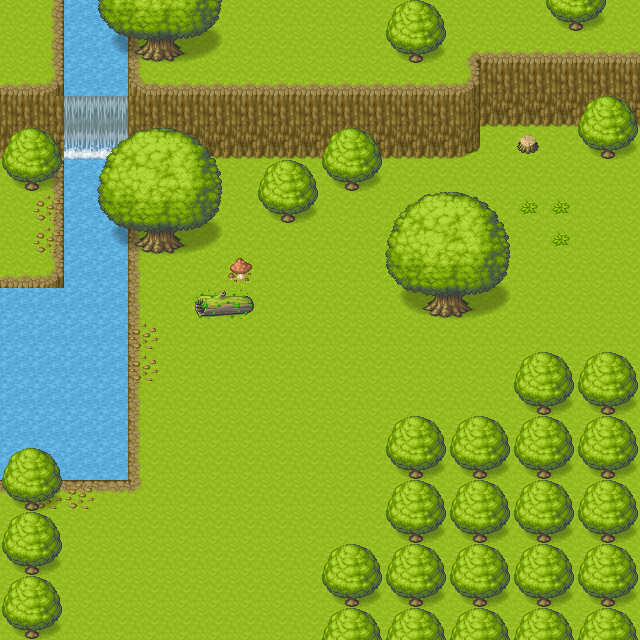

A level layout from a 2D game, rendered from its tile map. Below: a short description, then the map file with its tile-grid data intact:
An orthogonal 20x20 tile map with 32x32 px tiles, 5 tile layers (ground, ground2 , ground3 undertree, ground4, ...), 3 tilesets and 13 objects.

<map version="1.2" tiledversion="1.3.2" orientation="orthogonal" renderorder="right-up" compressionlevel="0" width="20" height="20" tilewidth="32" tileheight="32" infinite="0" nextlayerid="7" nextobjectid="49">
 <tileset firstgid="1" source="../tsx/dungeonchip.tsx" />
 <tileset firstgid="329" source="../tsx/kawa2.tsx" />
 <tileset firstgid="369" source="../tsx/taki.tsx" />
 <layer id="1" name="ground" width="20" height="20">
  <data encoding="csv">
1,1,368,368,1,1,1,1,1,1,1,1,1,1,1,1,1,1,1,1,
1,1,368,368,1,1,1,1,1,1,1,1,1,1,1,1,1,1,1,1,
1,1,368,368,1,1,1,1,1,1,1,1,1,1,1,1,1,1,1,1,
1,1,368,368,1,1,1,1,1,1,1,1,1,1,1,1,1,1,1,1,
1,1,368,368,1,1,1,1,1,1,1,1,1,1,1,1,1,1,1,1,
1,1,368,368,1,1,1,1,1,1,1,1,1,1,1,1,1,1,1,1,
1,1,368,368,1,1,1,1,1,1,1,1,1,1,1,1,1,1,1,1,
1,1,368,368,1,1,1,1,1,1,1,1,1,1,1,1,1,1,1,1,
1,1,368,368,1,1,1,1,1,1,1,1,1,1,1,1,1,1,1,1,
368,368,368,368,1,1,1,1,1,1,1,1,1,1,1,1,1,1,1,1,
368,368,368,368,1,1,1,1,1,1,1,1,1,1,1,1,1,1,1,1,
368,368,368,368,1,1,1,1,1,1,1,1,1,1,1,1,1,1,1,1,
368,368,368,368,1,1,1,1,1,1,1,1,1,1,1,1,1,1,1,1,
368,368,368,368,1,1,1,1,1,1,1,1,1,1,1,1,1,1,1,1,
368,368,368,368,1,1,1,1,1,1,1,1,1,1,1,1,1,1,1,1,
1,1,1,1,1,1,1,1,1,1,1,1,1,1,1,1,1,1,1,1,
1,1,1,1,1,1,1,1,1,1,1,1,1,1,1,1,1,1,1,1,
1,1,1,1,1,1,1,1,1,1,1,1,1,1,1,1,1,1,1,1,
1,1,1,1,1,1,1,1,1,1,1,1,1,1,1,1,1,1,1,1,
1,1,1,1,1,1,1,1,1,1,1,1,1,1,1,1,1,1,1,1
</data>
 </layer>
 <layer id="2" name="ground2 " width="20" height="20">
  <data encoding="csv">
0,115,0,0,113,0,0,0,0,0,0,0,0,0,0,0,0,0,0,0,
0,115,0,0,113,0,0,0,0,0,0,0,0,0,108,122,122,122,122,122,
122,123,0,0,121,122,122,122,122,122,122,122,122,122,123,130,130,130,130,130,
130,130,130,130,130,130,130,130,130,130,130,130,130,130,131,138,138,138,138,138,
138,138,138,138,138,138,138,138,138,138,138,138,138,138,139,0,278,0,0,0,
0,115,0,0,113,0,0,0,0,0,0,0,0,0,0,0,0,0,0,0,
0,115,0,0,113,0,0,0,0,0,0,0,0,0,0,0,294,294,0,0,
0,115,0,0,113,0,0,0,0,0,0,0,0,0,0,0,0,294,0,0,
122,123,0,0,113,0,0,299,0,0,0,0,0,0,0,0,0,0,0,0,
0,0,0,0,113,0,289,290,0,0,0,0,0,0,0,0,0,0,0,0,
0,0,0,0,113,0,0,0,0,0,0,0,0,0,0,0,0,0,0,0,
0,0,0,0,113,0,0,0,0,0,0,0,0,0,0,0,0,0,0,0,
0,0,0,0,113,0,0,0,0,0,0,0,0,0,0,0,0,0,0,0,
0,0,0,0,113,0,0,0,0,0,0,0,0,0,0,0,0,0,0,0,
0,0,0,0,113,0,0,0,0,0,0,0,0,0,0,0,0,0,0,0,
106,106,106,106,117,0,0,0,0,0,0,0,0,0,0,0,0,0,0,0,
0,0,0,0,0,0,0,0,0,0,0,0,0,0,0,0,0,0,0,0,
0,0,0,0,0,0,0,0,0,0,0,0,0,0,0,0,0,0,0,0,
0,0,0,0,0,0,0,0,0,0,0,0,0,0,0,0,0,0,0,0,
0,0,0,0,0,0,0,0,0,0,0,0,0,0,0,0,0,0,0,0
</data>
 </layer>
 <layer id="5" name="ground3 undertree" width="20" height="20">
  <data encoding="csv">
0,0,0,57,58,59,60,0,0,0,0,0,9,10,0,0,0,17,18,0,
0,0,0,65,66,67,68,0,0,0,0,0,17,18,0,0,0,0,0,0,
0,0,0,0,0,0,0,0,0,0,0,0,0,0,0,0,0,0,0,0,
0,0,381,381,0,0,0,0,0,0,0,0,0,0,0,0,0,0,0,0,
0,0,381,381,0,0,0,0,0,0,0,0,0,0,0,0,0,0,0,0,
0,0,0,0,0,0,0,0,0,0,0,0,0,0,0,0,0,0,0,0,
0,314,0,0,0,0,0,0,0,0,0,0,0,0,0,0,0,0,0,0,
0,314,0,0,66,67,0,0,0,0,0,0,0,0,0,0,0,0,0,0,
0,0,0,0,0,0,0,0,0,0,0,0,0,0,0,0,0,0,0,0,
0,0,0,0,0,0,306,306,0,0,0,0,0,66,67,0,0,0,0,0,
0,0,0,0,314,0,0,0,0,0,0,0,0,0,0,0,0,0,0,0,
0,0,0,0,314,0,0,0,0,0,0,0,0,0,0,0,0,0,0,0,
0,0,0,0,0,0,0,0,0,0,0,0,0,0,0,0,0,0,0,0,
0,0,0,0,0,0,0,0,0,0,0,0,0,0,0,0,0,10,9,10,
9,0,0,0,0,0,0,0,0,0,0,0,0,18,17,18,17,18,17,18,
17,314,314,0,0,0,0,0,0,0,0,0,0,10,9,10,9,10,9,10,
9,0,0,0,0,0,0,0,0,0,0,0,0,18,17,18,17,18,17,18,
17,0,0,0,0,0,0,0,0,0,0,0,0,10,9,10,9,10,9,10,
9,0,0,0,0,0,0,0,0,0,0,18,17,18,17,18,17,18,17,18,
17,0,0,0,0,0,0,0,0,0,0,10,9,10,9,10,9,10,9,10
</data>
 </layer>
 <layer id="6" name="ground4" width="20" height="20">
  <data encoding="csv">
0,0,0,0,0,0,0,0,0,0,0,0,0,0,0,0,0,0,0,0,
0,0,0,0,0,0,0,0,0,0,0,0,0,0,0,0,0,0,0,0,
0,0,0,0,0,0,0,0,0,0,0,0,0,0,0,0,0,0,0,0,
0,0,0,0,0,0,0,0,0,0,0,0,0,0,0,0,0,0,0,0,
0,0,377,377,0,0,0,0,0,0,0,0,0,0,0,0,0,0,0,0,
0,0,0,0,0,0,0,0,0,0,0,0,0,0,0,0,0,0,0,0,
0,0,0,0,0,0,0,0,0,0,0,0,0,0,0,0,0,0,0,0,
0,0,0,0,0,0,0,0,0,0,0,0,0,0,0,0,0,0,0,0,
0,0,0,0,0,0,0,0,0,0,0,0,0,0,0,0,0,0,0,0,
0,0,0,0,0,0,0,0,0,0,0,0,0,0,0,0,0,0,0,0,
0,0,0,0,0,0,0,0,0,0,0,0,0,0,0,0,0,0,0,0,
0,0,0,0,0,0,0,0,0,0,0,0,0,0,0,0,0,0,0,0,
0,0,0,0,0,0,0,0,0,0,0,0,0,0,0,0,0,0,0,0,
0,0,0,0,0,0,0,0,0,0,0,0,0,0,0,0,0,0,0,0,
0,0,0,0,0,0,0,0,0,0,0,0,0,0,0,0,0,0,0,0,
0,0,0,0,0,0,0,0,0,0,0,0,0,0,0,0,0,0,0,0,
0,0,0,0,0,0,0,0,0,0,0,0,0,0,0,0,0,0,0,0,
0,0,0,0,0,0,0,0,0,0,0,0,0,0,0,0,0,0,0,0,
0,0,0,0,0,0,0,0,0,0,0,0,0,0,0,0,0,0,0,0,
0,0,0,0,0,0,0,0,0,0,0,0,0,0,0,0,0,0,0,0
</data>
 </layer>
 <layer id="3" name="top" width="20" height="20">
  <data encoding="csv">
0,0,0,0,0,0,0,0,0,0,0,0,0,0,0,0,0,0,0,0,
0,0,0,0,0,0,0,0,0,0,0,0,0,0,0,0,0,0,0,0,
0,0,0,0,0,0,0,0,0,0,0,0,0,0,0,0,0,0,0,0,
0,0,0,0,0,0,0,0,0,0,0,0,0,0,0,0,0,0,9,10,
9,10,0,41,42,43,44,0,0,0,9,10,0,0,0,0,0,0,17,18,
17,18,0,49,50,51,52,0,9,10,17,18,0,0,0,0,0,0,0,0,
0,0,0,57,58,59,60,0,17,18,0,0,41,42,43,44,0,0,0,0,
0,0,0,65,0,0,68,0,0,0,0,0,49,50,51,52,0,0,0,0,
0,0,0,0,0,0,0,0,0,0,0,0,57,58,59,60,0,0,0,0,
0,0,0,0,0,0,0,0,0,0,0,0,65,0,0,68,0,0,0,0,
0,0,0,0,0,0,0,0,0,0,0,0,0,0,0,0,0,0,0,0,
0,0,0,0,0,0,0,0,0,0,0,0,0,0,0,0,9,10,9,10,
0,0,0,0,0,0,0,0,0,0,0,0,0,0,0,0,17,18,17,18,
0,0,0,0,0,0,0,0,0,0,0,0,9,10,9,10,9,0,0,0,
0,10,0,0,0,0,0,0,0,0,0,0,17,0,0,0,0,0,0,0,
0,18,0,0,0,0,0,0,0,0,0,0,9,0,0,0,0,0,0,0,
0,10,0,0,0,0,0,0,0,0,0,0,17,0,0,0,0,0,0,0,
0,18,0,0,0,0,0,0,0,0,9,10,9,0,0,0,0,0,0,0,
0,10,0,0,0,0,0,0,0,0,17,0,0,0,0,0,0,0,0,0,
0,18,0,0,0,0,0,0,0,0,9,0,0,0,0,0,0,0,0,0
</data>
 </layer>
 <objectgroup id="4" name="collision">
  <object id="1" x="1.81586" y="90.793" width="475.755" height="66.2789" />
  <object id="2" x="478.479" y="64.463" width="162.52" height="60.8313" />
  <object id="3" x="430.359" y="297.801" width="38.1331" height="16.3427" />
  <object id="7" x="146.177" y="239.694" width="2.72379" height="0.90793" />
  <object id="8" x="147.085" y="233.338" width="29.0538" height="17.2507" />
  <object id="9" x="197.929" y="295.077" width="51.752" height="19.0665" />
  <object id="10" x="62.6472" y="159.796" width="65.371" height="320.499" />
  <object id="11" x="0" y="286.906" width="63.5551" height="192.481" />
  <object id="41" x="1.03018" y="485.217" width="18.5433" height="154.528" />
  <object id="45" x="545.998" y="386.319" width="91.6864" height="254.456" />
  <object id="46" x="416.194" y="450.191" width="128.773" height="187.494" />
  <object id="47" x="355.414" y="576.903" width="58.7205" height="60.7809" />
  <object id="48" x="602.714" y="148.295" width="11.6518" height="12.711" />
 </objectgroup>
</map>
